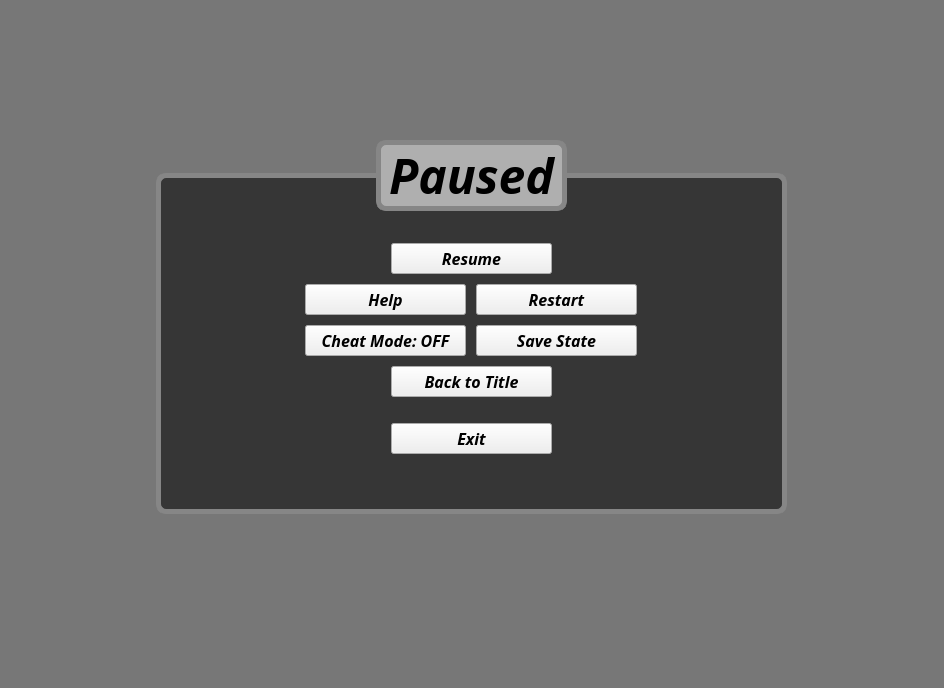
<?xml version="1.0" encoding="UTF-8"?>
<ui version="4.0">
 <class>PauseScreen</class>
 <widget class="QWidget" name="PauseScreen">
  <property name="geometry">
   <rect>
    <x>0</x>
    <y>0</y>
    <width>944</width>
    <height>688</height>
   </rect>
  </property>
  <property name="windowTitle">
   <string>Form</string>
  </property>
  <widget class="QWidget" name="widget" native="true">
   <property name="geometry">
    <rect>
     <x>156</x>
     <y>173</y>
     <width>631</width>
     <height>341</height>
    </rect>
   </property>
   <property name="font">
    <font>
     <family>Sawasdee</family>
     <pointsize>12</pointsize>
     <weight>75</weight>
     <italic>true</italic>
     <bold>true</bold>
    </font>
   </property>
   <widget class="QPushButton" name="btnResume">
    <property name="geometry">
     <rect>
      <x>235</x>
      <y>70</y>
      <width>161</width>
      <height>31</height>
     </rect>
    </property>
    <property name="text">
     <string>Resume</string>
    </property>
   </widget>
   <widget class="QLabel" name="label_3">
    <property name="geometry">
     <rect>
      <x>0</x>
      <y>0</y>
      <width>631</width>
      <height>341</height>
     </rect>
    </property>
    <property name="styleSheet">
     <string notr="true">border-width: 5px;
background-color: rgb(0, 0, 0, 140);
border-color: rgb(134, 134, 134);
border-style: solid;
border-radius: 10px;</string>
    </property>
    <property name="text">
     <string/>
    </property>
   </widget>
   <widget class="QPushButton" name="btnHelp">
    <property name="geometry">
     <rect>
      <x>149</x>
      <y>111</y>
      <width>161</width>
      <height>31</height>
     </rect>
    </property>
    <property name="text">
     <string>Help</string>
    </property>
   </widget>
   <widget class="QPushButton" name="btnCheat">
    <property name="geometry">
     <rect>
      <x>149</x>
      <y>152</y>
      <width>161</width>
      <height>31</height>
     </rect>
    </property>
    <property name="text">
     <string>Cheat Mode: OFF</string>
    </property>
   </widget>
   <widget class="QPushButton" name="btnTitle">
    <property name="geometry">
     <rect>
      <x>235</x>
      <y>193</y>
      <width>161</width>
      <height>31</height>
     </rect>
    </property>
    <property name="text">
     <string>Back to Title</string>
    </property>
   </widget>
   <widget class="QPushButton" name="btnExit">
    <property name="geometry">
     <rect>
      <x>235</x>
      <y>250</y>
      <width>161</width>
      <height>31</height>
     </rect>
    </property>
    <property name="text">
     <string>Exit</string>
    </property>
   </widget>
   <widget class="QPushButton" name="btnSaveState">
    <property name="geometry">
     <rect>
      <x>320</x>
      <y>152</y>
      <width>161</width>
      <height>31</height>
     </rect>
    </property>
    <property name="text">
     <string>Save State</string>
    </property>
   </widget>
   <widget class="QPushButton" name="btnRestart">
    <property name="geometry">
     <rect>
      <x>320</x>
      <y>111</y>
      <width>161</width>
      <height>31</height>
     </rect>
    </property>
    <property name="text">
     <string>Restart</string>
    </property>
   </widget>
   <zorder>label_3</zorder>
   <zorder>btnResume</zorder>
   <zorder>btnHelp</zorder>
   <zorder>btnCheat</zorder>
   <zorder>btnTitle</zorder>
   <zorder>btnExit</zorder>
   <zorder>btnSaveState</zorder>
   <zorder>btnRestart</zorder>
  </widget>
  <widget class="QLabel" name="label">
   <property name="geometry">
    <rect>
     <x>376</x>
     <y>140</y>
     <width>191</width>
     <height>71</height>
    </rect>
   </property>
   <property name="font">
    <font>
     <family>Sawasdee</family>
     <pointsize>36</pointsize>
     <weight>75</weight>
     <italic>true</italic>
     <bold>true</bold>
    </font>
   </property>
   <property name="styleSheet">
    <string notr="true">border-width: 5px;
background-color: rgb(175, 175, 175);
border-color: rgb(134, 134, 134);
border-style: solid;
border-radius: 10px;</string>
   </property>
   <property name="text">
    <string>Paused</string>
   </property>
   <property name="alignment">
    <set>Qt::AlignCenter</set>
   </property>
  </widget>
  <widget class="QLabel" name="label_2">
   <property name="geometry">
    <rect>
     <x>0</x>
     <y>0</y>
     <width>944</width>
     <height>688</height>
    </rect>
   </property>
   <property name="styleSheet">
    <string notr="true">background-color: rgb(0, 0, 0, 128);</string>
   </property>
   <property name="text">
    <string/>
   </property>
  </widget>
  <zorder>label_2</zorder>
  <zorder>widget</zorder>
  <zorder>label</zorder>
 </widget>
 <resources/>
 <connections/>
</ui>
